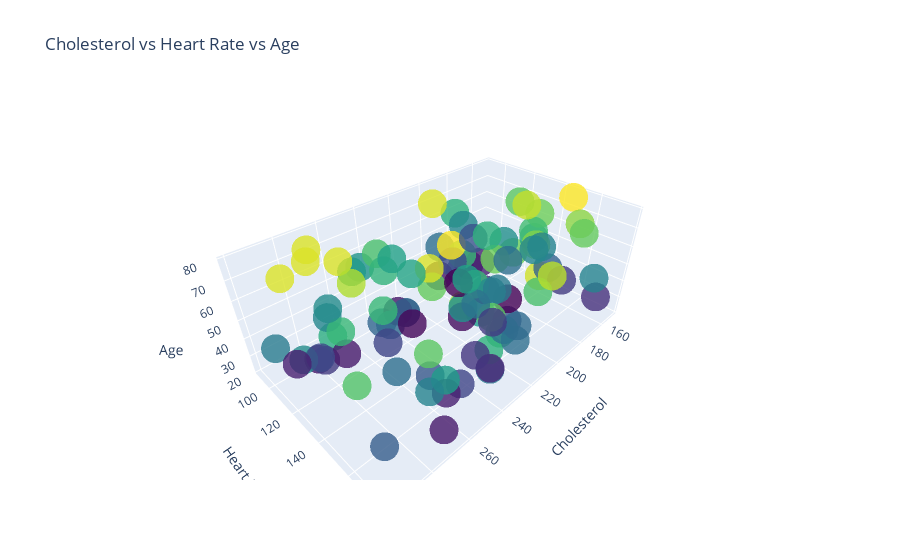

Notebook code cell kept with this figure:
### Code cell
import pandas as pd
import numpy as np
import plotly.graph_objs as go

# Sample data
data = pd.DataFrame({
    'chol': np.random.randint(150, 300, 100),  # Cholesterol
    'trestbps': np.random.randint(90, 180, 100),  # Resting Blood Pressure
    'age': np.random.randint(20, 80, 100)  # Age
})

# Create the 3D scatter plot
trace = go.Scatter3d(
    x=data['chol'],
    y=data['trestbps'],
    z=data['age'],
    mode='markers',
    marker=dict(
        size=10,
        color=data['age'],  # Color by age
        colorscale='Viridis',
        opacity=0.8
    )
)

layout = go.Layout(
    title='Cholesterol vs Heart Rate vs Age',
    scene=dict(
        xaxis=dict(title='Cholesterol'),
        yaxis=dict(title='Heart Rate'),
        zaxis=dict(title='Age')
    )
)

fig = go.Figure(data=[trace], layout=layout)

# Render the plot
fig.show()

### Figure 1 — Plotly figure (JSON) as saved in the notebook; plotly's stock layout.template omitted (floating-point values rounded to 4 significant figures)
{"data": [{"marker": {"color": [66, 51, 25, 37, 44, 38, 64, 42, 55, 70, 79, 53, 76, 69, 61, 58, 57, 35, 38, 58, 76, 24, 75, 62, 42, 66, 65, 40, 33, 43, 59, 21, 26, 48, 25, 26, 52, 48, 31, 45, 23, 25, 28, 29, 61, 76, 64, 49, 25, 39, 50, 50, 76, 60, 66, 74, 43, 25, 27, 60, 42, 49, 35, 76, 79, 53, 41, 36, 34, 65, 39, 31, 63, 62, 64, 30, 68, 54, 47, 22, 47, 76, 58, 47, 55, 72, 26, 45, 60, 48, 42, 73, 60, 41, 21, 33, 43, 31, 49, 54], "colorscale": [[0, "#440154"], [0.1111, "#482878"], [0.2222, "#3e4989"], [0.3333, "#31688e"], [0.4444, "#26828e"], [0.5556, "#1f9e89"], [0.6667, "#35b779"], [0.7778, "#6ece58"], [0.8889, "#b5de2b"], [1, "#fde725"]], "opacity": 0.8, "size": 10}, "mode": "markers", "type": "scatter3d", "x": [200, 243, 280, 259, 245, 293, 270, 191, 165, 248, 156, 230, 272, 160, 242, 249, 284, 208, 196, 178, 277, 172, 219, 240, 223, 159, 160, 254, 251, 244, 244, 179, 254, 274, 194, 167, 249, 171, 281, 298, 210, 267, 189, 154, 169, 205, 151, 295, 232, 162, 172, 230, 290, 210, 210, 170, 222, 269, 231, 224, 270, 211, 189, 268, 231, 267, 253, 162, 283, 243, 241, 156, 295, 212, 240, 232, 190, 230, 158, 231, 271, 246, 185, 165, 233, 270, 289, 203, 282, 165, 175, 213, 263, 214, 187, 256, 217, 210, 271, 217], "y": [149, 90, 105, 157, 176, 171, 169, 92, 136, 164, 150, 157, 98, 158, 177, 178, 131, 155, 113, 91, 106, 97, 176, 101, 171, 134, 161, 120, 166, 125, 111, 133, 161, 109, 94, 102, 92, 91, 114, 108, 128, 173, 125, 171, 138, 102, 115, 126, 103, 145, 122, 147, 110, 127, 147, 133, 164, 111, 165, 148, 150, 147, 100, 115, 141, 174, 125, 91, 114, 142, 121, 151, 163, 172, 171, 157, 154, 99, 137, 113, 170, 144, 121, 173, 117, 126, 102, 144, 134, 137, 128, 178, 135, 165, 103, 126, 143, 148, 105, 137], "z": [66, 51, 25, 37, 44, 38, 64, 42, 55, 70, 79, 53, 76, 69, 61, 58, 57, 35, 38, 58, 76, 24, 75, 62, 42, 66, 65, 40, 33, 43, 59, 21, 26, 48, 25, 26, 52, 48, 31, 45, 23, 25, 28, 29, 61, 76, 64, 49, 25, 39, 50, 50, 76, 60, 66, 74, 43, 25, 27, 60, 42, 49, 35, 76, 79, 53, 41, 36, 34, 65, 39, 31, 63, 62, 64, 30, 68, 54, 47, 22, 47, 76, 58, 47, 55, 72, 26, 45, 60, 48, 42, 73, 60, 41, 21, 33, 43, 31, 49, 54]}], "layout": {"scene": {"xaxis": {"title": {"text": "Cholesterol"}}, "yaxis": {"title": {"text": "Heart Rate"}}, "zaxis": {"title": {"text": "Age"}}}, "title": {"text": "Cholesterol vs Heart Rate vs Age"}}}
